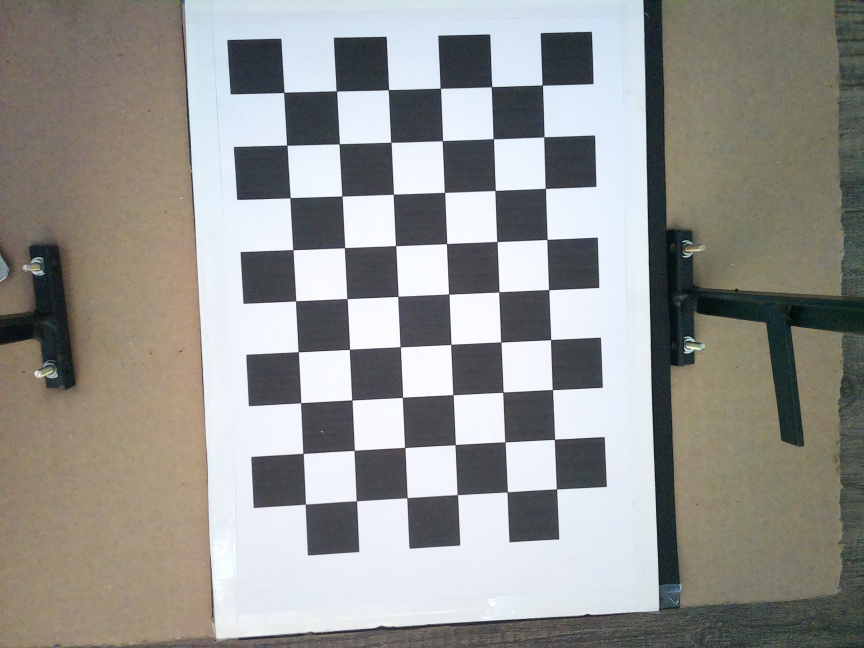
#> input picture centroids/boards/image1.png, 2592 x 1944 px (shown at 1/3 size); its folder holds 5 pictures in this run
$ python camera_params.py
#> lines starting #> are read from the running program, lines starting #| are printed output that depends on the picture
import numpy as np
import cv2 as cv
import glob

show_images = False

# termination criteria
criteria = (cv.TERM_CRITERIA_EPS + cv.TERM_CRITERIA_MAX_ITER, 30, 0.001)

nrows = 9
ncols = 6

# prepare object points, like (0,0,0), (1,0,0), (2,0,0) ....,(6,5,0)
objp = np.zeros((nrows*ncols,3), np.float32)
objp[:,:2] = np.mgrid[0:nrows,0:ncols].T.reshape(-1,2)

# Arrays to store object points and image points from all the images.
objpoints = [] # 3d point in real world space
imgpoints = [] # 2d points in image plane.

images = glob.glob('boards/*.png')

for fname in images:
    img = cv.imread(fname)
#> img is the input picture: shape (1944, 2592, 3); mean B, G, R 144.9, 148.5, 148.8
    gray = cv.cvtColor(img, cv.COLOR_BGR2GRAY)
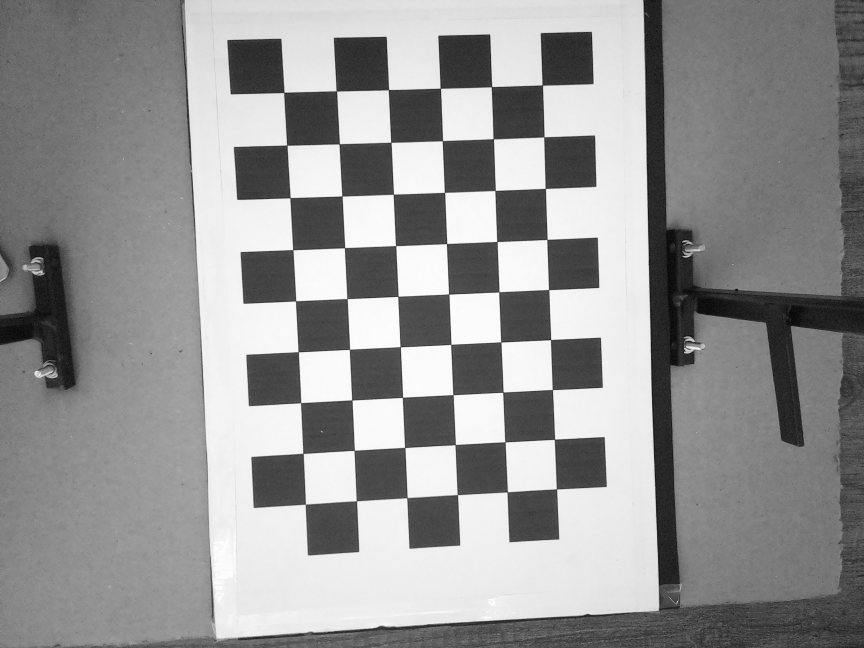
#> gray: shape (1944, 2592) (shown at 1/3 size); min 0, max 255, mean 148.2

    # Find the chess board corners
    ret, corners = cv.findChessboardCorners(gray, (nrows,ncols), None)
#> ret = True; corners = 54 rows, first 8: [1627.7, 255.7], [1632.6, 411.8], [1636.6, 566.1], [1641.8, 719], [1647, 870], [1652.8, 1019.8], [1658.3, 1169.8], [1664.9, 1319.4]

    # If found, add object points, image points (after refining them)
    if ret == True:
        objpoints.append(objp)
        corners2 = cv.cornerSubPix(gray,corners, (11,11), (-1,-1), criteria)
#> corners2 = 54 rows, first 8: [1627.8, 256.2], [1632.6, 411.7], [1636.9, 566.2], [1641.7, 719.2], [1647, 869.9], [1652.8, 1019.8], [1658.1, 1169.8], [1664.4, 1318.7]
        imgpoints.append(corners2)
        if show_images == True:
            # Draw and display the corners
            cv.drawChessboardCorners(img, (9,6), corners, ret)
            img = cv.resize(img, (1366, 768))
            cv.imshow('img', img)
            cv.waitKey(500)
#> pass 2 of the loop `for fname in images:`:
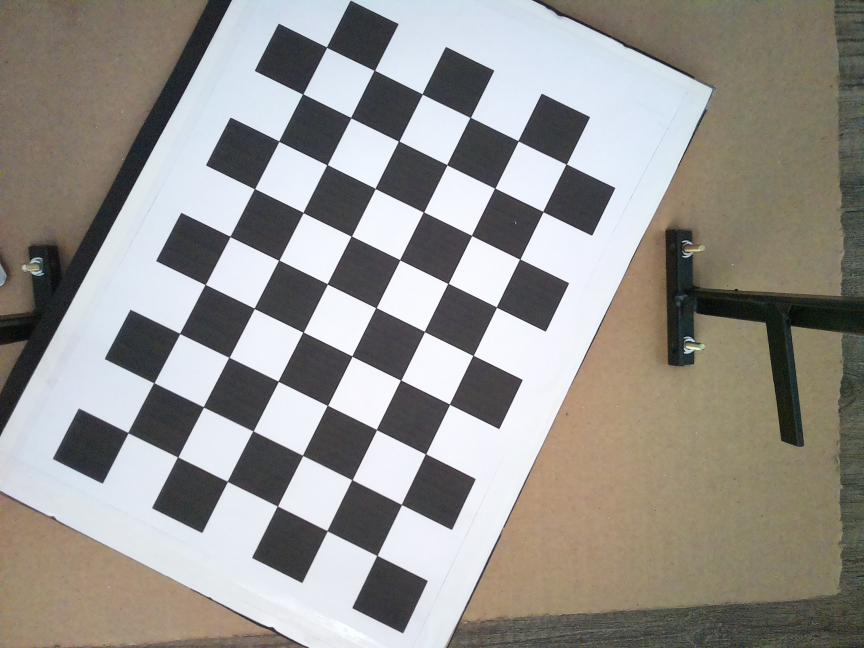
#> input picture centroids/boards/image10.png, 2592 x 1944 px (shown at 1/3 size)
#> img is the input picture: shape (1944, 2592, 3); mean B, G, R 142.7, 147.3, 149.9
#> `gray = cv.cvtColor(img, cv.COLOR_BGR2GRAY)`:
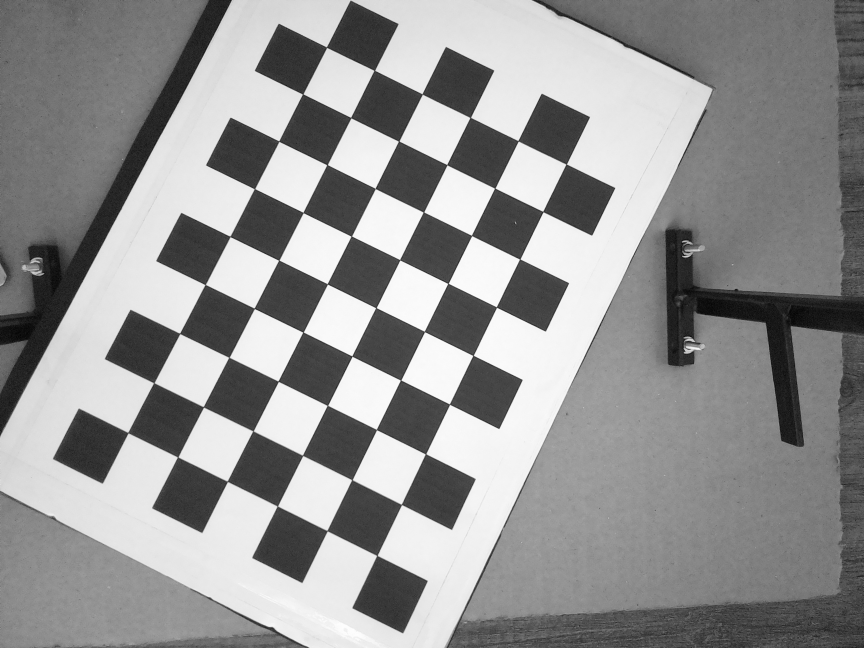
#> gray: shape (1944, 2592) (shown at 1/3 size); min 0, max 255, mean 147.6
#> corners = 54 rows, first 8: [384.4, 1298.4], [462.3, 1148.9], [540.1, 1001.4], [616.6, 854.1], [690.7, 709.9], [764.5, 566.8], [837.5, 424.4], [909.1, 283.1]
#> corners2 = 54 rows, first 8: [384.8, 1298.7], [462.4, 1149.3], [540, 1000.9], [616.5, 854.6], [690.7, 710.2], [764.5, 567.1], [837.4, 424.4], [909.1, 282.7]
#> pass 3 of the loop `for fname in images:`:
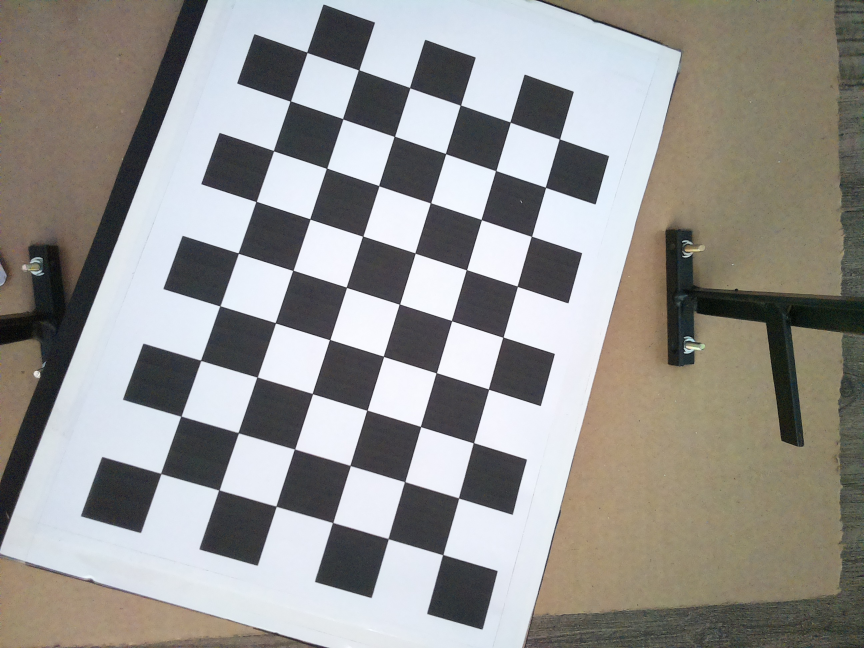
#> input picture centroids/boards/image11.png, 2592 x 1944 px (shown at 1/3 size)
#> img is the input picture: shape (1944, 2592, 3); mean B, G, R 144.6, 148, 149.6
#> `gray = cv.cvtColor(img, cv.COLOR_BGR2GRAY)`:
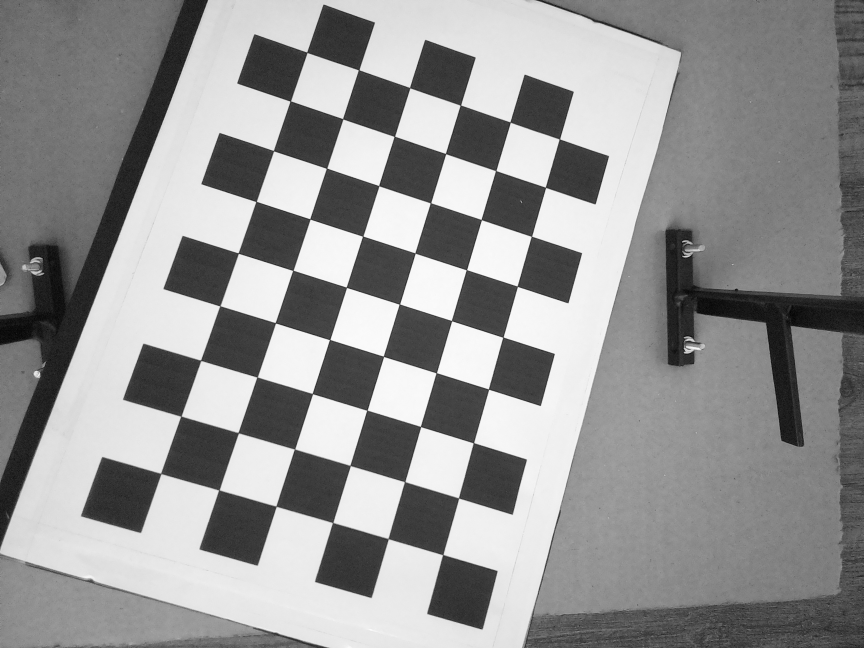
#> gray: shape (1944, 2592) (shown at 1/3 size); min 0, max 255, mean 148.1
#> corners = 54 rows, first 8: [483.7, 1421.7], [543.8, 1249.8], [603, 1081.6], [661.1, 918.5], [715.5, 760.1], [770.7, 605.7], [821.5, 453.3], [871.5, 305.2]
#> corners2 = 54 rows, first 8: [483.5, 1421.3], [543.8, 1249.3], [603, 1081.8], [660.6, 918.4], [715.5, 760.3], [769.2, 605.4], [821.4, 452.9], [871.8, 303.9]
#> the loop made 5 passes; the first 3 are shown

cv.destroyAllWindows()
ret, mtx, dist, rvecs, tvecs = cv.calibrateCamera(objpoints, imgpoints, gray.shape[::-1], None, None)
img = cv.imread('boards/image1.png')
h, w = img.shape[:2]
#> h = 1944; w = 2592
newcameramtx, roi = cv.getOptimalNewCameraMatrix(mtx, dist, (w,h), 1, (w,h))
# undistort
dst = cv.undistort(img, mtx, dist, None, newcameramtx)
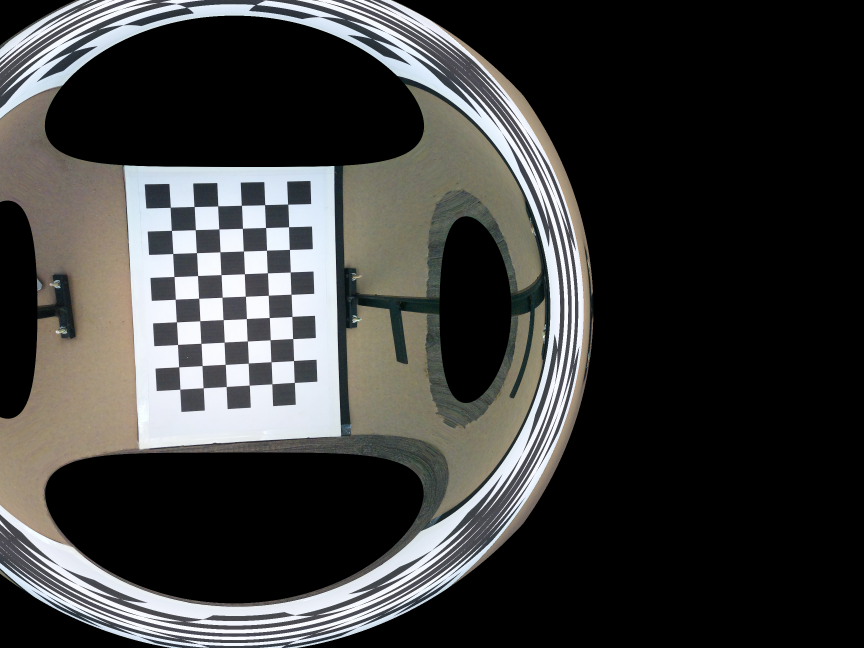
#> dst: shape (1944, 2592, 3) (shown at 1/3 size); mean B, G, R 58.8, 59.9, 59.8
# crop the image
x, y, w, h = roi
dst = dst[y:y+h, x:x+w]
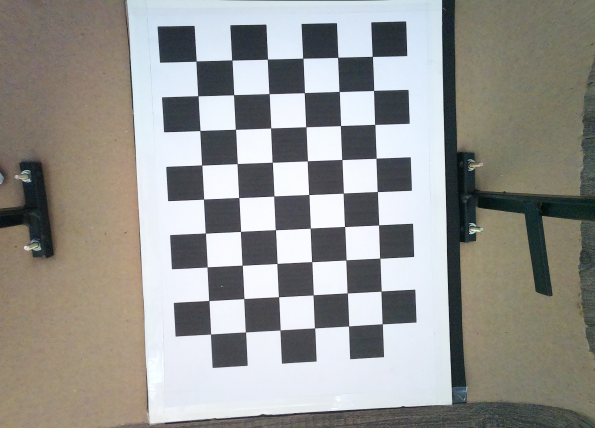
#> dst: shape (856, 1189, 3) (shown at 1/2 size); mean B, G, R 145.2, 149.1, 149.6
cv.imwrite('calibresult.png', dst)
np.savez("calibration.npz", ret=ret, mtx=mtx, dist=dist, rvecs=rvecs, tvecs=tvecs)
